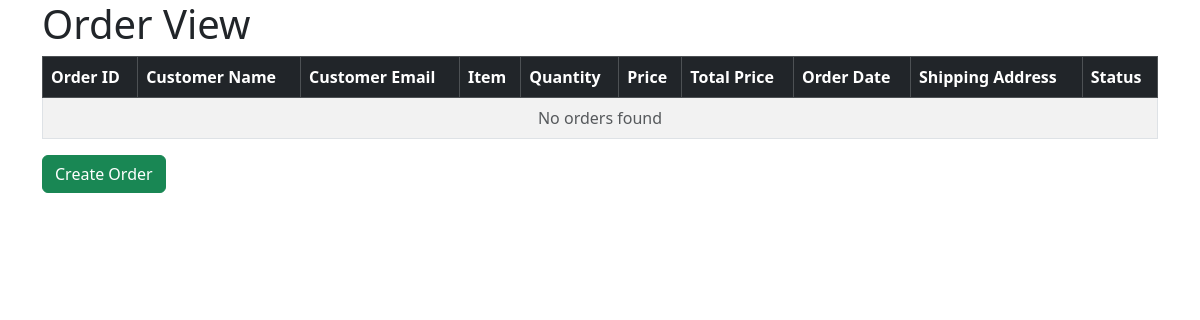
/orders/, run on an earlier commit of the app's database.
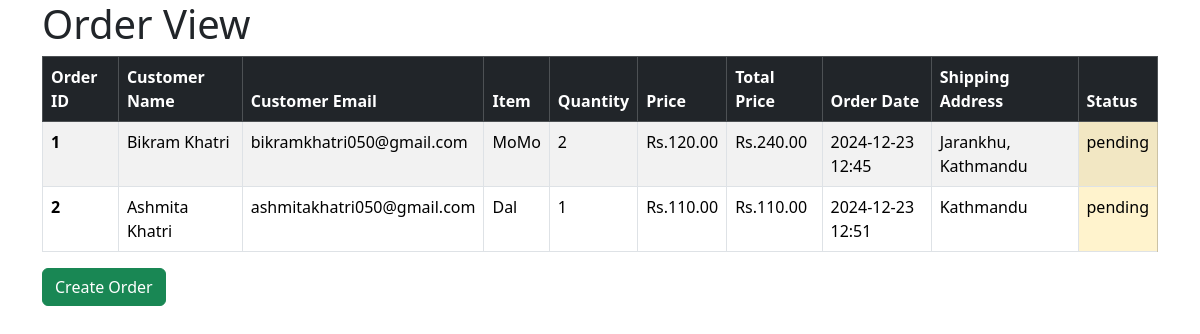
And on a later commit of the database.
### orders/models.py (models this page shows, shortened)
class Order(models.Model):
    order_id: models.AutoField = models.AutoField(primary_key=True)
    customer_name: models.CharField = models.CharField(max_length=200)
    customer_email: models.EmailField = models.EmailField(max_length=200)
    item: models.CharField = models.CharField(max_length=200)
    quantity: models.IntegerField = models.IntegerField(default=1)
    price: models.DecimalField = models.DecimalField(max_digits=10, decimal_places=2)
    total_price: models.DecimalField = models.DecimalField(max_digits=10, decimal_places=2)
    order_date: models.DateTimeField = models.DateTimeField(auto_now_add=True)
    shipping_address: models.CharField = models.CharField(max_length=200)
    STATUS_CHOICES: list[tuple[str, str]] = [
        ('pending', 'Pending'),
        ('processing', 'Processing'),
        ('shipped', 'Shipped'),
        ('delivered', 'Delivered'),
        ('cancelled', 'Cancelled'),
    ]
    status: models.CharField = models.CharField(max_length=200, choices=STATUS_CHOICES, default='pending')

### orders/views.py (the view)
# urls.py: path('', views.list_orders, name='list_orders'),
def list_orders(request: HttpRequest) -> HttpResponse:
    data: dict[str, list[Order]] = {
        'orders': Order.objects.all()
    }
    return render(request, 'orders/order_view.html', data)

### orders/templates/orders/order_view.html
{% extends "orders/base.html" %}
{% block content %}
<h1>Order View</h1>
<table class="table table-bordered table-striped table-hover">
    <thead class="table-dark">
        <tr>
            <th scope="col">Order ID</th>
            <th scope="col">Customer Name</th>
            <th scope="col">Customer Email</th>
            <th scope="col">Item</th>
            <th scope="col">Quantity</th>
            <th scope="col">Price</th>
            <th scope="col">Total Price</th>
            <th scope="col">Order Date</th>
            <th scope="col">Shipping Address</th>
            <th scope="col">Status</th>
        </tr>
    </thead>
    <tbody>
        {% if orders %}
        {% for order in orders %}
        <tr>
            <th scope="row">{{ order.order_id }}</th>
            <td>{{ order.customer_name }}</td>
            <td>{{ order.customer_email }}</td>
            <td>{{ order.item }}</td>
            <td>{{ order.quantity }}</td>
            <td>Rs.{{ order.price }}</td>
            <td>Rs.{{ order.total_price }}</td>
            <td>{{ order.order_date|date:"Y-m-d H:i" }}</td>
            <td>{{ order.shipping_address }}</td>
            {% if order.status == 'pending' %}
                <td class="table-warning">{{ order.status }}</td>
            {% elif order.status == 'processing' %}
                <td class="table-primary">{{ order.status }}</td>
            {% elif order.status == 'shipped' %}
                <td class="table-info">{{ order.status }}</td>
            {% elif order.status == 'delivered' %}
                <td class="table-success">{{ order.status }}</td>
            {% elif order.status == 'cancelled' %}
                <td class="table-danger">{{ order.status }}</td>
            {% else %}
                <td>{{ order.status }}</td>
            {% endif %}
        </tr>
        {% endfor %}
        {% else %}
        <tr>
            <td colspan="10" class="text-center text-muted">No orders found</td>
        </tr>
        {% endif %}
    </tbody>
</table>
<a class="btn btn-success" href="{% url 'create_order' %}" role="button">Create Order</a>
{% endblock %}

### orders/templates/orders/base.html (shortened to what this page needs)
<!DOCTYPE html>
<html lang="en">
<head>
    <link href="https://cdn.jsdelivr.net/npm/bootstrap@5.3.3/dist/css/bootstrap.min.css" rel="stylesheet">
</head>
<body>
    <div class="container">
        {% block content %}
        {% endblock %}
      </div>
</body>
</html>

What changed in the data, as far as the page shows it:
added Order: order_id "1", customer_name "Bikram Khatri", customer_email "bikramkhatri050@gmail.com", item "MoMo", quantity "2", price "120.00", total_price "240.00", order_date "2024-12-23 12:45", shipping_address "Jarankhu, Kathmandu", status "pending"
added Order: order_id "2", customer_name "Ashmita Khatri", customer_email "ashmitakhatri050@gmail.com", item "Dal", quantity "1", price "110.00", total_price "110.00", order_date "2024-12-23 12:51", shipping_address "Kathmandu", status "pending"
Also different on the page:
text no longer shown: "No orders found"
